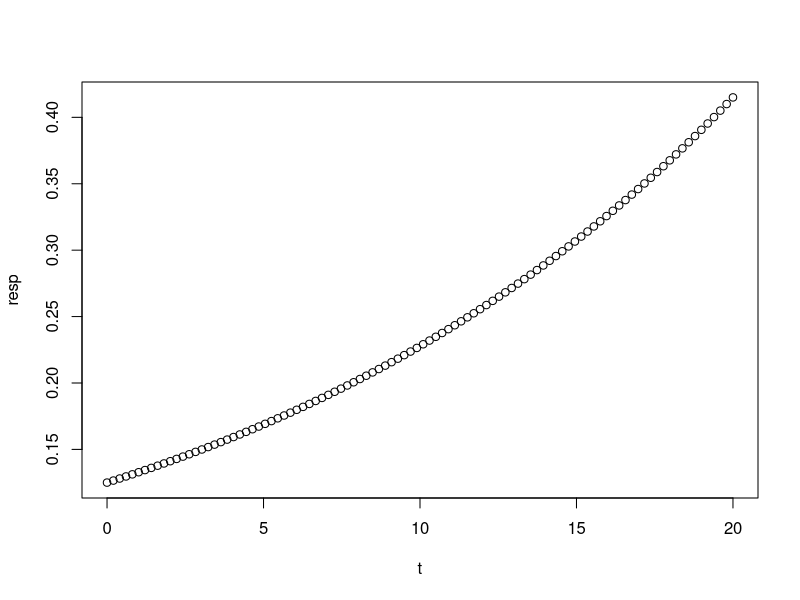

Generate this figure with R:
#soil respiration T sensitivity



t <- seq(0, 20, length.out = 100)
resp <- 0 + 0.125 * exp(0.06 * t)

plot(resp ~ t)



